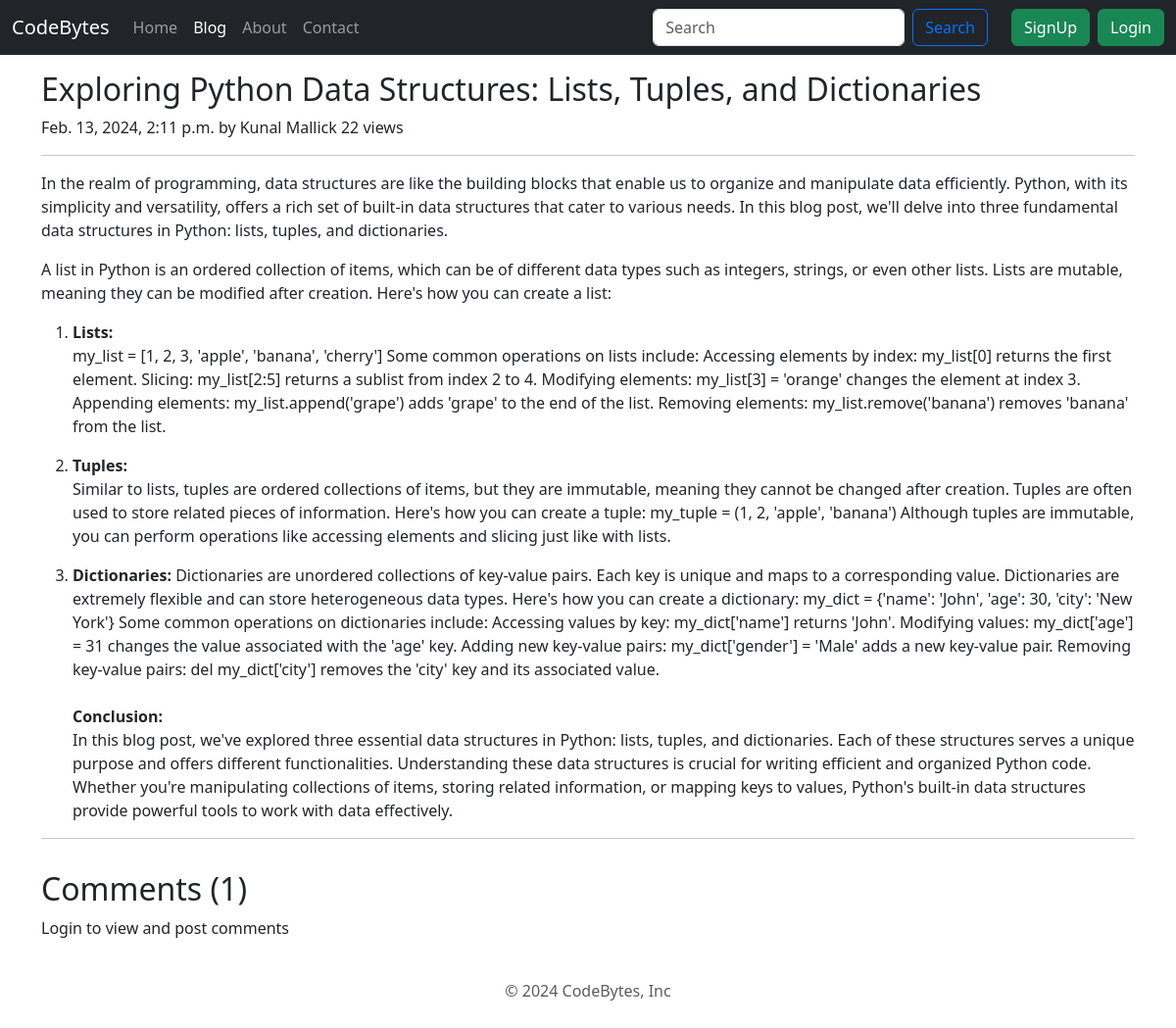
/blog/exploring-python-data-structures, run on the app's committed database.
### blog/models.py (models this page shows, shortened)
class Post(models.Model):
    sno = models.AutoField(primary_key=True)
    title = models.CharField(max_length=255)
    content = RichTextField()
    author = models.CharField(max_length=20)
    slug = models.SlugField(max_length=100)
    timeStamp = models.DateTimeField(blank=True)
    views = models.IntegerField(default=0)

### blog/views.py (the view)
# urls.py: path('<str:slug>', views.blogPost, name = 'blogPost'),
def blogPost(request, slug):
    post = Post.objects.filter(slug=slug).first()
    post.views = post.views + 1
    post.save()
    comments = BlogComment.objects.filter(post=post, parent=None)
    replies = BlogComment.objects.filter(post=post).exclude(parent=None)
    replyDict = {}
    for reply in replies:
        if reply.parent.sno not in replyDict.keys():
            replyDict[reply.parent.sno] = [reply]
        else:
            replyDict[reply.parent.sno].append(reply)
    context = {'post': post, 'comments':comments, 'user':request.user, 'replyDict':replyDict}
    return render(request, 'blog/blogPost.html', context)

### templates/blog/blogPost.html (shortened to what this page needs)
{% extends "base.html" %}
{% block blogactive %} active {% endblock blogactive %}
{% block body %}
{% load humanize %}
{% load my_filter %}
<div class="container py-3">
    <h2 class="blog-post-title">{{post.title}}</h2>
    <p class="blog-post-meta">{{post.timeStamp}} by {{post.author}} <span> {{post.views}} views</span></p>
    <hr>
    <p>{{post.content|safe}}</p>
    <hr>
</div>
<div class="container">
    <h2>Comments ({{comments.count}})</h2>
    {% if user.is_authenticated %}
    <form action="/blog/postComment" method="post">
        {% csrf_token %}
        <div class="mb-3">
            <label for="exampleInputEmail1" class="form-label">Post Your Comment</label>
            <input type="text" class="form-control" style="height: 100px;" name="comment" placeholder="Enter comment here">
        </div>
        <input type="hidden" name="postSno" value="{{post.sno}}">
        <input type="hidden" name="parentSno" value="">
        <button type="submit" class="btn btn-primary">Submit</button>
    </form>
    {% for comment in comments %}
    <div class="comment-section">
        <div class="comment">
            <div class="user-info">
                <img src="/static/img/user.png" alt="User Profile Image">
                <span class="username">{{comment.user.username}}</span>
                <span class="timestamp">{{comment.timeStamp|naturaltime}}</span>
            </div>
            <p class="comment-text">{{comment.comment}}</p>
            <p class="d-inline-flex gap-1">
                <button class="btn btn-primary" type="button" data-bs-toggle="collapse"
                    data-bs-target="#replyBox{{comment.sno}}" aria-expanded="false" aria-controls="collapseExample">
                    Reply
                </button>
            </p>
            <div class="collapse" id="replyBox{{comment.sno}}">
                <div class="card card-body">
                    <form action="/blog/postComment" method="post">
                        {% csrf_token %}
                        <div class="mb-3">
                            <label for="exampleInputEmail1" class="form-label">Reply to this comment</label>
                            <input type="text" class="form-control" name="comment" placeholder="Enter reply here">
                            <input type="hidden" name="parentSno" value="{{comment.sno}}">
                        </div>
                        <input type="hidden" name="postSno" value="{{post.sno}}">
                        <button type="submit" class="btn btn-primary" >Submit</button>
                    </form>
                </div>
            </div>
            {% for reply in replyDict|get_val:comment.sno %}
            <div class="replies">
                <div class="reply-user-info">
                    <img src="/static/img/user.png" alt="User Profile Image">
                    <span class="replies-username"><b>{{reply.user.username}}</b></span>
                    <span class="timestamp">{{reply.timeStamp|naturaltime}}</span>
                    <p class="replies-comment-text">{{reply.comment}}</p>
                </div>
            </div>
            {% endfor %}
        </div>
    </div>
    {% endfor %}
    {% else %}
    <p>Login to view and post comments</p>
    {% endif %}
</div>
{% endblock body %}

### data on the page
Post: title "Exploring Python Data Structures: Lists, Tuples, and Dictionaries", timeStamp "Feb. 13, 2024, 2:11 p.m.", author "Kunal Mallick", views "22", content "In the realm of programming, data structures are like the building blocks that enable us to organize and manipulate data efficiently. Python, with its simplicity and versatility, offers a rich set of built-in data structures that cater to various needs. In this blog post, we'll delve into three fundamental data structures in Python: lists, tuples, and dictionaries. A list in Python is an ordered collection of items, which can be of different data types such as integers, strings, or even other lists. Lists are mutable, meaning they can be modified after creation. Here's how you can create a list: Lists: my_list = [1, 2, 3, 'apple', 'banana', 'cherry'] Some common operations on lists include:…"

### other printed values
{{ comments.count }} "1"
